Frame 1 (no input): blank canvas, image omitted
Frame 60 (the mouse pressed at the canvas centre just before this capture): blank canvas, image omitted
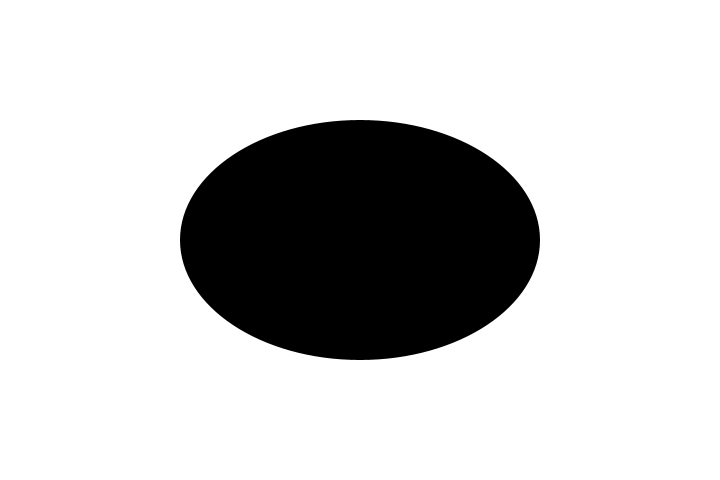
Frame 120 (the mouse held since frame 60 and released just before this capture)

The Processing sketch whose frames 1 and 60 were blank and that drew this single picture after the mouse press (run headless with seeded random() and noise(); from frame 60 on, the mouse is pressed at the canvas centre):

// Processing sketch: MouseEllipse
// ── MouseEllipse.pde
void setup()
{
  size(720, 480);
  background(255);
}

void draw()
{
  background(255);
  noStroke();
  fill(0);
  ellipse(width/2, height/2, mouseX, mouseY);
}
